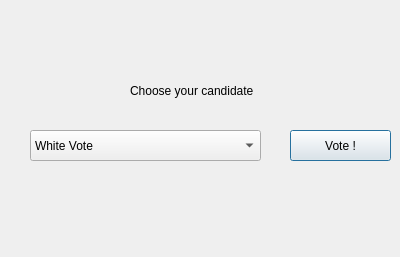
<?xml version="1.0" encoding="UTF-8"?>
<ui version="4.0">
 <class>Election_Students</class>
 <widget class="QDialog" name="Election_Students">
  <property name="geometry">
   <rect>
    <x>0</x>
    <y>0</y>
    <width>400</width>
    <height>257</height>
   </rect>
  </property>
  <property name="windowTitle">
   <string>Dialog</string>
  </property>
  <widget class="QPushButton" name="voting_btn">
   <property name="geometry">
    <rect>
     <x>290</x>
     <y>130</y>
     <width>101</width>
     <height>31</height>
    </rect>
   </property>
   <property name="text">
    <string>Vote !</string>
   </property>
  </widget>
  <widget class="QLabel" name="label">
   <property name="geometry">
    <rect>
     <x>130</x>
     <y>70</y>
     <width>181</width>
     <height>41</height>
    </rect>
   </property>
   <property name="text">
    <string>Choose your candidate</string>
   </property>
  </widget>
  <widget class="QComboBox" name="cand_combo">
   <property name="geometry">
    <rect>
     <x>30</x>
     <y>130</y>
     <width>231</width>
     <height>31</height>
    </rect>
   </property>
   <item>
    <property name="text">
     <string>White Vote</string>
    </property>
   </item>
  </widget>
 </widget>
 <resources/>
 <connections/>
</ui>
